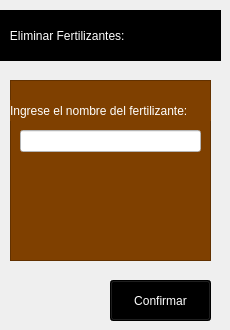
             <widget class="QWidget" name="Eliminar_fertilizantes">
              <widget class="QLabel" name="label_30">
               <property name="geometry">
                <rect>
                 <x>0</x>
                 <y>10</y>
                 <width>221</width>
                 <height>51</height>
                </rect>
               </property>
               <property name="styleSheet">
                <string notr="true">color: rgb(255, 255, 255);
font: 900 12pt &quot;Arial Black&quot;;
background-color: rgb(0, 0, 0);</string>
               </property>
               <property name="text">
                <string>   Eliminar Fertilizantes:</string>
               </property>
              </widget>
              <widget class="QFrame" name="frame_13">
               <property name="geometry">
                <rect>
                 <x>10</x>
                 <y>80</y>
                 <width>201</width>
                 <height>181</height>
                </rect>
               </property>
               <property name="styleSheet">
                <string notr="true">background-color: rgb(127, 64, 0);</string>
               </property>
               <property name="frameShape">
                <enum>QFrame::StyledPanel</enum>
               </property>
               <property name="frameShadow">
                <enum>QFrame::Raised</enum>
               </property>
               <widget class="QLabel" name="label_43">
                <property name="geometry">
                 <rect>
                  <x>0</x>
                  <y>20</y>
                  <width>201</width>
                  <height>21</height>
                 </rect>
                </property>
                <property name="styleSheet">
                 <string notr="true">color: rgb(255, 255, 255);
font: 900 8pt &quot;Arial Black&quot;;</string>
                </property>
                <property name="text">
                 <string>Ingrese el nombre del fertilizante:</string>
                </property>
               </widget>
               <widget class="QLineEdit" name="lineEdit_24">
                <property name="geometry">
                 <rect>
                  <x>10</x>
                  <y>50</y>
                  <width>181</width>
                  <height>22</height>
                 </rect>
                </property>
                <property name="styleSheet">
                 <string notr="true">background-color: rgb(255, 255, 255);</string>
                </property>
               </widget>
              </widget>
              <widget class="QPushButton" name="pushButton_27">
               <property name="geometry">
                <rect>
                 <x>110</x>
                 <y>280</y>
                 <width>101</width>
                 <height>41</height>
                </rect>
               </property>
               <property name="styleSheet">
                <string notr="true">background-color: rgb(61, 61, 61);
color: rgb(255, 255, 255);
font: 900 10pt &quot;Arial Black&quot;;
background-color: rgb(0, 0, 0);</string>
               </property>
               <property name="text">
                <string>Confirmar</string>
               </property>
              </widget>
             </widget>
